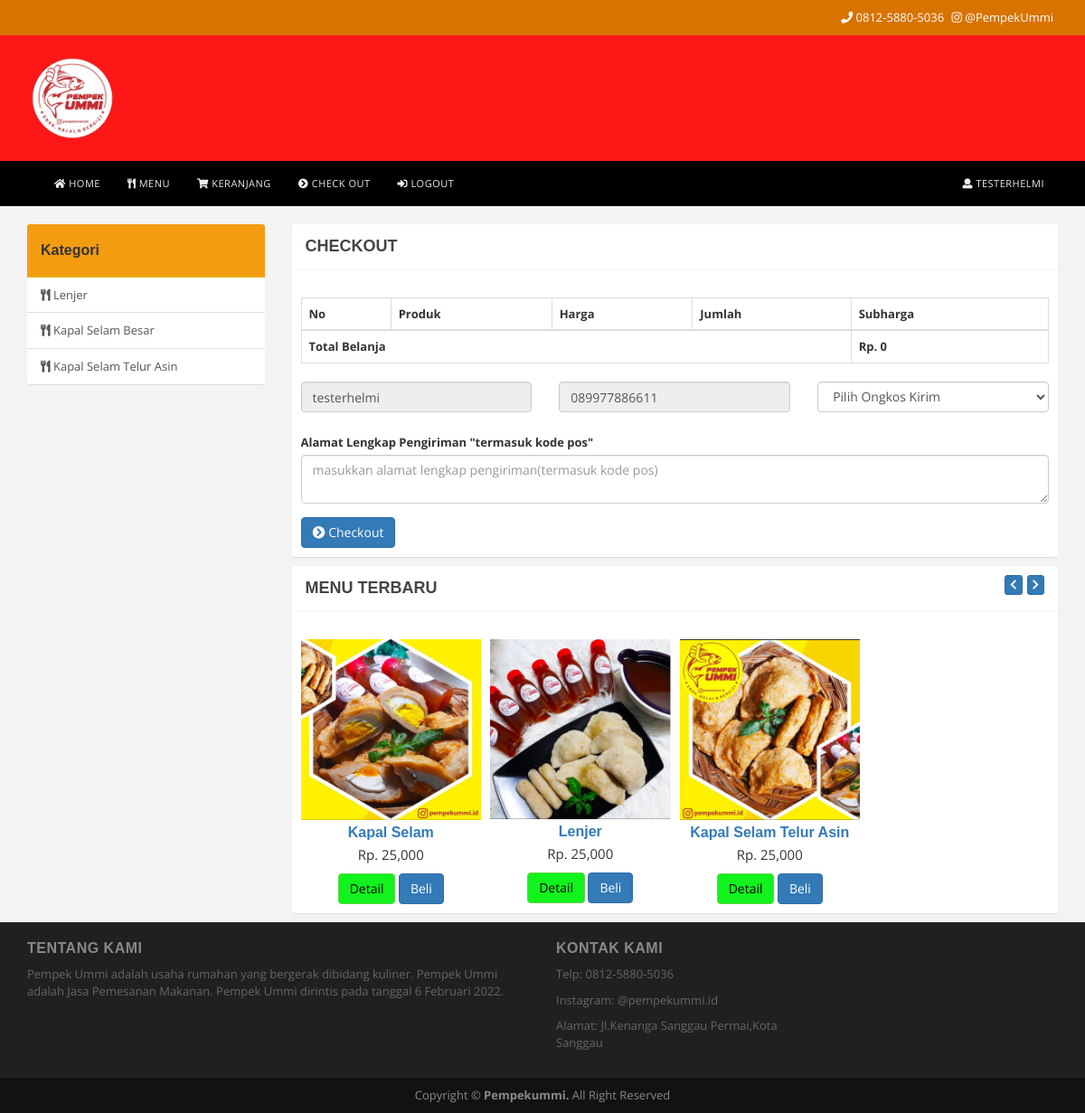
The app's page /checkout.php (signed in) with its own data.
### tables this page shows
CREATE TABLE `menumakanan` (
  `id_menu` int(11) NOT NULL,
  `id_kategori` int(11) NOT NULL,
  `nama_menu` varchar(100) NOT NULL,
  `harga_menu` int(11) NOT NULL,
  `foto_menu` varchar(100) NOT NULL,
  `tanggal_masuk` date NOT NULL
);

### checkout.php (the view, shortened to what this page needs)
<?php
$koneksi = new mysqli("localhost","root","","pempek");
?>
<!DOCTYPE html>
<html>
<head>
	<link rel="stylesheet" href="assets/bootstrap/css/bootstrap.min.css">
	<link rel="stylesheet" href="assets/font-awesome/css/fontawesome-all.css">
	<link rel="stylesheet" href="assets/owlcarousel/assets/owl.carousel.min.css">
	<link rel="stylesheet" href="assets/owlcarousel/assets/owl.theme.default.min.css">
	<link rel="stylesheet" href="assets/dist/css/style.css">
</head>
<body>
<div class="topbar">
	<div class="container">
		<div class="row">
			<div class="col-md-6 col-md-offset-6">
				<div class="contact">
					<ul>
						<li><i class="fa fa-phone"></i> 0812-5880-5036</li>
						<li><i class="fab fa-instagram"></i></i> @PempekUmmi</li>
					</ul>
				</div>
			</div>
		</div>
	</div>
</div>
<header class="header">
	<div class="container">
		<div class="row">
			<div class="col-md-3">
				<div class="logo">
					<img src="assets/img/logopempekummi.png" class="img-responsive" width="100">
				</div>
			</div>
			<div class="col-md-6">
			</div>
		</div>
	</div>
</header>
<nav class="navbar navbar-default" role="navigation">
	<div class="container">
		<div class="navbar-collapse collapse naff">
			<ul class="nav navbar-nav">
				<li><a href="home.php"><i class="fas fa-home"></i> Home</a></li>
				<li><a href="menu.php"><i class="fas fa-utensils"></i> Menu</a></li>
				<li><a href="keranjang.php"><i class="fas fa-shopping-cart"></i> Keranjang</a></li>
				<li><a href="checkout.php"><i class="fa fa-chevron-circle-right"></i> Check Out</a></li>
				<?php if (isset($_SESSION["pelanggan"])): ?>
					<li><a href="logout.php"><i class="fas fa-sign-in-alt"></i> Logout</a></li>
				<?php else: ?>
					<li><a href="login.php"><i class="fas fa-sign-in-alt"></i> Login</a></li>
					<li><a href="daftar.php"><i class="fas fa-user-plus"></i> Daftar</a></li>
				<?php endif ?>
			</ul>
			<ul class="nav navbar-nav navbar-right">
				<?php if (isset($_SESSION["pelanggan"])): ?>
					<li><a href="member.php"><i class="fas fa-user"></i> <?php echo $_SESSION["pelanggan"]["nama_pelanggan"] ?></a></li>
				<?php endif ?>
			</ul>
		</div>
	</div>
</nav>
<main class="content">
	<div class="container">
		<div class="row">
			<div class="col-md-9 col-md-push-3">
				<div class="box">
					<div class="box-header">
						<h3 class="box-title">Checkout</h3>
					</div>
					<div class="box-body">
						<div class="table-responsive">
							<table class="table table-bordered table-hover table-striped">
								<thead>
									<tr>
										<th>No</th>
										<th>Produk</th>
										<th>Harga</th>
										<th>Jumlah</th>
										<th>Subharga</th>
									</tr>
								</thead>
									<?php $totalbelanja=0; ?>
								<tfoot>
									<tr>
										<th colspan="4">Total Belanja</th>
										<th>Rp. <?php echo number_format($totalbelanja) ?></th>
									</tr>
								</tfoot>
							</table>
							<form method="post">
								<div class="row">
									<div class="col-md-4">
										<div class="form-group">
											<input type="text" readonly value="<?php echo $_SESSION["pelanggan"]["nama_pelanggan"] ?>" class="form-control">
										</div>
									</div>
									<div class="col-md-4">
										<div class="form-group">
											<input type="text" readonly value="<?php echo $_SESSION["pelanggan"]["kontak_pelanggan"] ?>" class="form-control">
										</div>
									</div>
									<div class="col-md-4">
										<select class="form-control" name="id_ongkir">
											<option value="">Pilih Ongkos Kirim</option>
										</select>
									</div>
									<label>&nbsp;</label><br>
								</div>
									<div class="form-group">
										<label>Alamat Lengkap Pengiriman "termasuk kode pos" </label>
										<textarea class="form-control" name="alamat_pengiriman" placeholder="masukkan alamat lengkap pengiriman(termasuk kode pos) "></textarea>
									</div>
								<button class="btn btn-primary" name="checkout"><i class="fa fa-chevron-circle-right"></i> Checkout</button>
							</form>
						</div>
					</div>
				</div>
				<div class="box">
					<div class="box-header">
						<h3 class="box-title">Menu Terbaru</h3>
						<div class="box-tools" id="letaknavproduk"></div>
					</div>
					<div class="box-body">
						<div class="owl-carousel slider-produk owl-theme">
							<?php $ambil = $koneksi->query("SELECT * FROM menumakanan ORDER BY tanggal_masuk DESC LIMIT 20"); ?>
							<?php while($perproduk=$ambil->fetch_assoc()){ ?>
							<div class="text-center">
								<div class="image-product">
									<img src="foto_produk/<?php echo $perproduk['foto_menu']; ?>" alt="">
								</div>
								<h3 class="title-product">
									<a href=""><?php echo $perproduk['nama_menu']; ?></a>
								</h3>
								<span class="price-product">Rp. <?php echo number_format($perproduk['harga_menu']); ?></span>
								<a href="detail.php?id=<?php echo $perproduk['id_menu']; ?>" class="btn btn-color">Detail</a>
								<a href="beli.php?id=<?php echo $perproduk['id_menu']; ?>" class="btn btn-primary" class="btn btn-primary">Beli</a>
							</div>
						<?php } ?>
						</div>
					</div>
				</div>
			</div>
			<div class="col-md-3 col-md-pull-9">
				<div class="panel panel-color">
					<div class="panel-heading">
						<h3 class="panel-title">Kategori</h3>
					</div>
					<div class="list-group">
						<a href="lenjer.php" class="list-group-item"><i class="fas fa-utensils"></i></i> Lenjer</a>
						<a href="KapalSelam.php" class="list-group-item"><i class="fas fa-utensils"></i></i> Kapal Selam Besar</a>
						<a href="KapalSelamTelurAsin.php" class="list-group-item"><i class="fas fa-utensils"></i></i> Kapal Selam Telur Asin</a>
					</div>
				</div>
			</div>
		</div>
	</div>
</main>
<footer class="footer">
	<div class="footer-top">
		<div class="container">
			<div class="row">
				<div class="col-md-6">
					<h3 class="footer-title">Tentang Kami</h3>
					<p>
						Pempek Ummi adalah usaha rumahan yang bergerak dibidang kuliner. Pempek Ummi adalah Jasa Pemesanan Makanan. Pempek Ummi dirintis pada tanggal 6 Februari 2022.
					</p>
				</div>
				<div class="col-md-3">
					<h3 class="footer-title">Kontak Kami</h3>
					<ul>
						<li>Telp: 0812-5880-5036</li>
						<li>Instagram: @pempekummi.id</li>
						<li>Alamat: Jl.Kenanga Sanggau Permai,Kota Sanggau</li>
					</ul>
				</div>
			</div>
		</div>
	</div>
	<div class="footer-bottom">
		<div class="container">Copyright &copy; <strong>Pempekummi.</strong> All Right Reserved</div>
	</div>
</footer>
</body>
</html>

### records on screen
menumakanan: foto_menu (picture), nama_menu "Kapal Selam", harga_menu "25,000"
menumakanan: foto_menu (picture), nama_menu "Lenjer", harga_menu "25,000"
menumakanan: foto_menu (picture), nama_menu "Kapal Selam Telur Asin", harga_menu "25,000"

### other values on screen
$_SESSION["pelanggan"]["nama_pelanggan"] "TESTERHELMI"
$totalbelanja "0"
